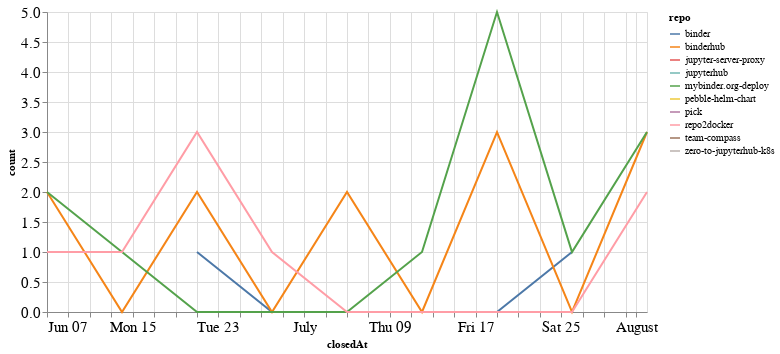

Source (notebook cell):
### Code cell
closed_by_time = closed_by.groupby('repo').resample('W', on='closedAt').count()['author'].reset_index()
closed_by_time = closed_by_time.rename(columns={'author': 'count'})

alt.Chart(closed_by_time, width=600).mark_line().encode(
    x='closedAt',
    y='count',
    color='repo',
    tooltip="repo"
)

### Figure 1 — Vega-Lite specification as saved in the notebook (floating-point values rounded to 4 significant figures)
{"config": {"axisLeft": {"labelFontSize": 15}, "axisBottom": {"labelFontSize": 15}}, "data": {"name": "data-e4eee10602318f085a24f49b35ce37b9"}, "mark": "line", "encoding": {"color": {"type": "nominal", "field": "repo"}, "tooltip": {"type": "nominal", "field": "repo"}, "x": {"type": "temporal", "field": "closedAt"}, "y": {"type": "quantitative", "field": "count"}}, "width": 600, "$schema": "https://vega.github.io/schema/vega-lite/v4.8.1.json", "datasets": {"data-e4eee10602318f085a24f49b35ce37b9": [{"repo": "binder", "closedAt": "2020-06-21T00:00:00", "count": 1}, {"repo": "binder", "closedAt": "2020-06-28T00:00:00", "count": 0}, {"repo": "binder", "closedAt": "2020-07-05T00:00:00", "count": 0}, {"repo": "binder", "closedAt": "2020-07-12T00:00:00", "count": 0}, {"repo": "binder", "closedAt": "2020-07-19T00:00:00", "count": 0}, {"repo": "binder", "closedAt": "2020-07-26T00:00:00", "count": 1}, {"repo": "binderhub", "closedAt": "2020-06-07T00:00:00", "count": 2}, {"repo": "binderhub", "closedAt": "2020-06-14T00:00:00", "count": 0}, {"repo": "binderhub", "closedAt": "2020-06-21T00:00:00", "count": 2}, {"repo": "binderhub", "closedAt": "2020-06-28T00:00:00", "count": 0}, {"repo": "binderhub", "closedAt": "2020-07-05T00:00:00", "count": 2}, {"repo": "binderhub", "closedAt": "2020-07-12T00:00:00", "count": 0}, {"repo": "binderhub", "closedAt": "2020-07-19T00:00:00", "count": 3}, {"repo": "binderhub", "closedAt": "2020-07-26T00:00:00", "count": 0}, {"repo": "binderhub", "closedAt": "2020-08-02T00:00:00", "count": 3}, {"repo": "jupyter-server-proxy", "closedAt": "2020-06-14T00:00:00", "count": 1}, {"repo": "jupyterhub", "closedAt": "2020-06-07T00:00:00", "count": 1}, {"repo": "mybinder.org-deploy", "closedAt": "2020-06-07T00:00:00", "count": 2}, {"repo": "mybinder.org-deploy", "closedAt": "2020-06-14T00:00:00", "count": 1}, {"repo": "mybinder.org-deploy", "closedAt": "2020-06-21T00:00:00", "count": 0}, {"repo": "mybinder.org-deploy", "closedAt": "2020-06-28T00:00:00", "count": 0}, {"repo": "mybinder.org-deploy", "closedAt": "2020-07-05T00:00:00", "count": 0}, {"repo": "mybinder.org-deploy", "closedAt": "2020-07-12T00:00:00", "count": 1}, {"repo": "mybinder.org-deploy", "closedAt": "2020-07-19T00:00:00", "count": 5}, {"repo": "mybinder.org-deploy", "closedAt": "2020-07-26T00:00:00", "count": 1}, {"repo": "mybinder.org-deploy", "closedAt": "2020-08-02T00:00:00", "count": 3}, {"repo": "pebble-helm-chart", "closedAt": "2020-06-07T00:00:00", "count": 1}, {"repo": "pick", "closedAt": "2020-06-14T00:00:00", "count": 1}, {"repo": "repo2docker", "closedAt": "2020-06-07T00:00:00", "count": 1}, {"repo": "repo2docker", "closedAt": "2020-06-14T00:00:00", "count": 1}, {"repo": "repo2docker", "closedAt": "2020-06-21T00:00:00", "count": 3}, {"repo": "repo2docker", "closedAt": "2020-06-28T00:00:00", "count": 1}, {"repo": "repo2docker", "closedAt": "2020-07-05T00:00:00", "count": 0}, {"repo": "repo2docker", "closedAt": "2020-07-12T00:00:00", "count": 0}, {"repo": "repo2docker", "closedAt": "2020-07-19T00:00:00", "count": 0}, {"repo": "repo2docker", "closedAt": "2020-07-26T00:00:00", "count": 0}, {"repo": "repo2docker", "closedAt": "2020-08-02T00:00:00", "count": 2}, {"repo": "team-compass", "closedAt": "2020-06-28T00:00:00", "count": 1}, {"repo": "zero-to-jupyterhub-k8s", "closedAt": "2020-07-26T00:00:00", "count": 1}]}}
